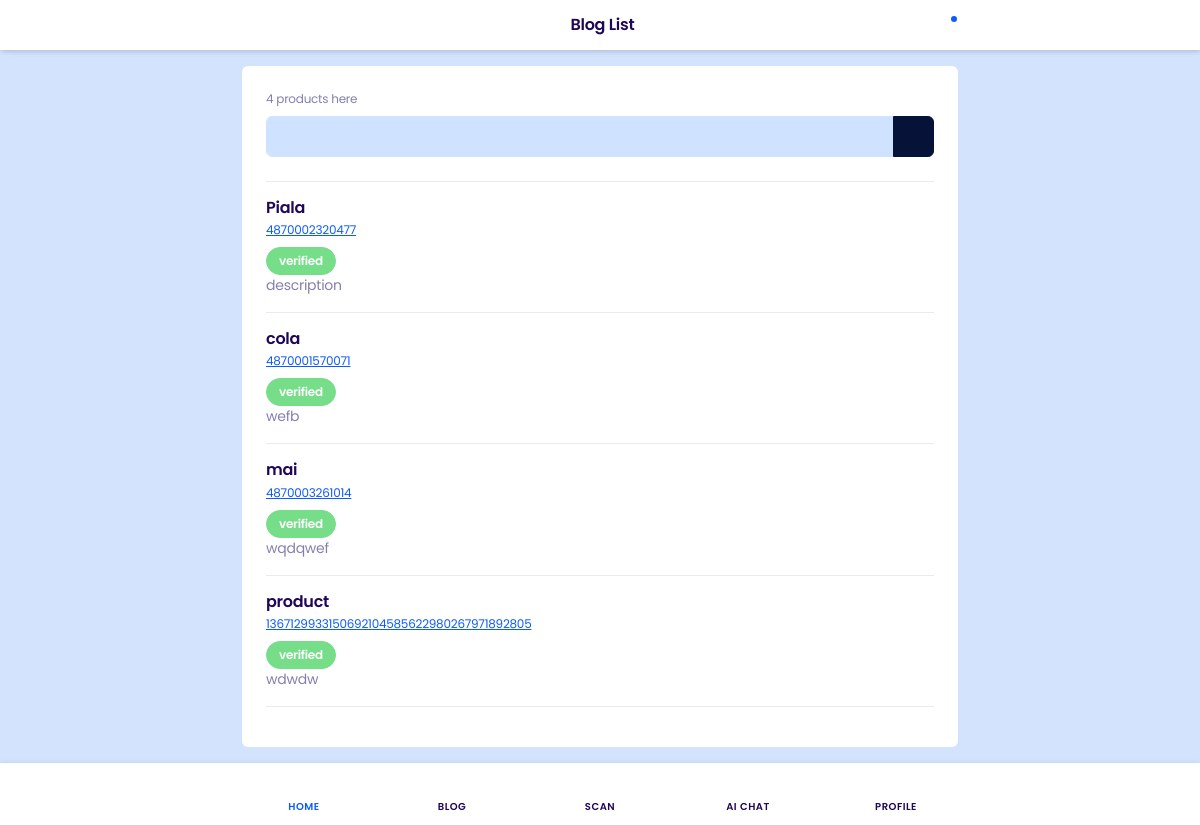
Page /myproject/search/ on the committed database.
### myproject/models.py (models this page shows, shortened)
class Product(models.Model):
    barcode = models.CharField(max_length=100, unique=True)
    name = models.CharField(max_length=255)
    description = models.TextField(blank=True, null=True)
    verified = models.BooleanField(default=False)

### myproject/views.py (the view)
# urls.py: path('search/', ProductSearchView.as_view(), name='search_product'),
class ProductSearchView(ListView):
    model = Product
    template_name = 'search_product.html'
    context_object_name = 'products'
    def get_queryset(self):
        query = self.request.GET.get('q', '')
        if query:
            return Product.objects.filter(name__icontains=query) | Product.objects.filter(barcode__icontains=query)
        else:
            return Product.objects.all()[:10]
    def get_context_data(self, **kwargs):
        context = super().get_context_data(**kwargs)
        context['query'] = self.request.GET.get('q', '')
        return context

### templates/search_product.html
{% extends 'base.html' %}
{% load static %}
{% load custom_tags %}
{% block content %}
  <div class="header-area" id="headerArea">
    <div class="container">
      <div class="header-content position-relative d-flex align-items-center justify-content-between">
        <div class="back-button">
          <a href="{% url 'myproject:index' %}">
            <i class="bi bi-arrow-left-short"></i>
          </a>
        </div>
        <div class="page-heading">
          <h6 class="mb-0">Blog List</h6>
        </div>
        <div class="setting-wrapper">
          <div class="setting-trigger-btn" id="settingTriggerBtn">
            <i class="bi bi-gear"></i>
            <span></span>
          </div>
        </div>
      </div>
    </div>
  </div>
  <div class="page-content-wrapper py-3">
    <div class="container">
      <div class="card">
        <div class="card-body direction-rtl">
          <div class="search-form-wrapper">
            <p class="mb-2 fz-12">{{products.count}} products here</p>
            <form class="mb-3 pb-4 border-bottom" method="get">
              <div class="input-group">
                <input class="form-control form-control-clicked" type="search" name="q" value="{{ query }}">
                <button class="btn btn-dark" type="submit"><i class="bi bi-search fz-14"></i></button>
              </div>
            </form>
          </div>
            {% for product in products %}
              <div class="single-search-result mb-3 border-bottom pb-3">
                <h6 class="text-truncate mb-1">{{ product.name }}</h6>
                <a class="text-truncate mb-2 d-block fz-12 text-decoration-underline" href="#">{{ product.barcode }}</a>
                <a class="btn {% if product.verified %} btn-success {% else %} btn-danger {% endif %} rounded-pill btn-sm disabled" href="#">
                  {% if product.verified %} verified {% else %} not verified {% endif %}
                </a>
                <p class="mb-0">{{ product.description }}</p>
              </div>
            {% endfor %}
        </div>
      </div>
    </div>
  </div>
{% endblock %}

### rows in the picture
Product: name "Piala", barcode "4870002320477", verified "verified", description "description"
Product: name "cola", barcode "4870001570071", verified "verified", description "wefb"
Product: name "mai", barcode "4870003261014", verified "verified", description "wqdqwef"
Product: name "product", barcode "1367129933150692104585622980267971892805", verified "verified", description "wdwdw"

### other values in the picture
{{ products.count }} "4"
